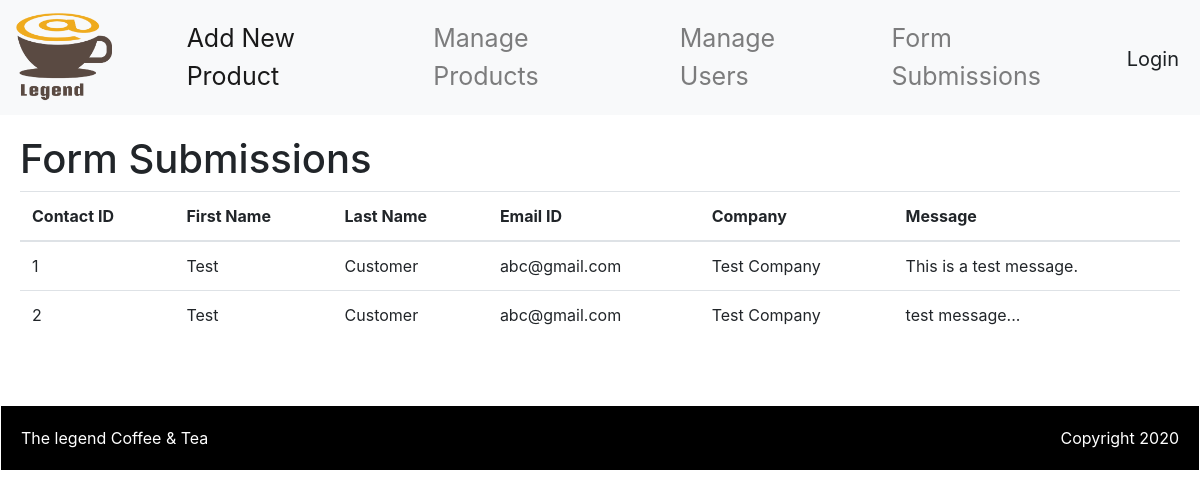
/admin/form-submissions, run on an earlier commit of the app's database.
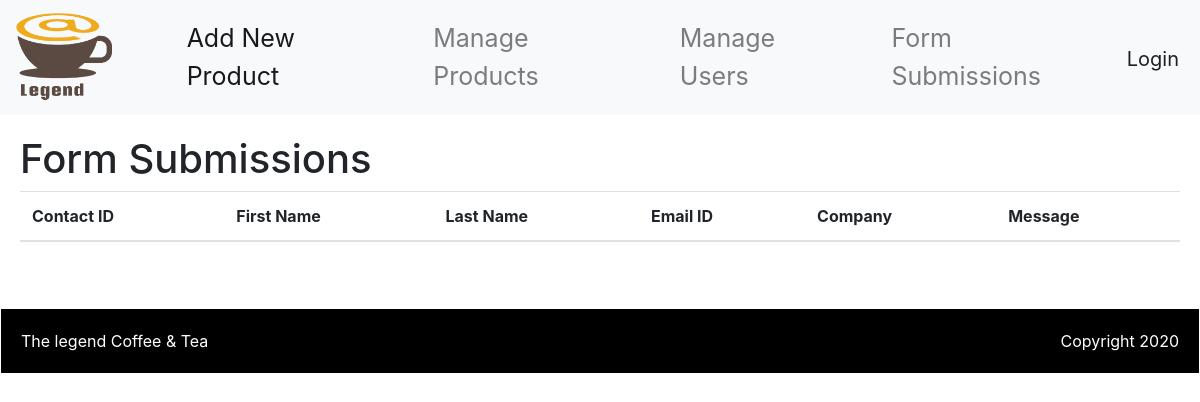
And on a later commit of the database.
### tables this page shows
CREATE TABLE `contactus` (
  `contactID` int(11) NOT NULL,
  `sendDate` datetime NOT NULL DEFAULT CURRENT_TIMESTAMP,
  `message` varchar(1000) NOT NULL
);

CREATE TABLE `personalcustomer` (
  `perCusID` int(11) NOT NULL,
  `firstName` varchar(100) NOT NULL,
  `lastName` varchar(100) NOT NULL,
  `dateOfBirth` date DEFAULT NULL,
  `shippingAddID` int(11) DEFAULT NULL,
  `billingAddID` int(11) DEFAULT NULL,
  `phone` varchar(20) DEFAULT NULL,
  `email` varchar(100) NOT NULL,
  `company` varchar(100) DEFAULT NULL,
  `addedDate` datetime NOT NULL DEFAULT CURRENT_TIMESTAMP
);

### admin/core/controller.php (called while the page is built, shortened)
<?php
class Controller {
    public function view($view, $data = []){
        require_once 'views/header.php';
        require_once 'views/' . $view . '.php';
        require_once 'views/footer.php';
    }
}

### admin/controllers/form-submissions.php (called while the page is built, shortened)
<?php
class FormSubmissionsAdminController extends Controller
{
    public function index()
    {
        $listContact = Customer::getFormSubmissions();
        return $this->view('form-submissions', ['listContact' => $listContact]);
    }
}

### admin/core/route.php (called while the page is built, shortened)
<?php
	class Route{
    	protected $method = 'index';
	    public function __construct(){
	    	$req = $this->parseUrl();
            $index = 0;
            if (isset($req[$index])) {
	    		unset($req[$index]);
	    	}
        	$controller = new $controllerName;
	        $this->params = $req ? array_values($req): [];
	        call_user_func_array([$controller,$this->method], $this->params);
	    }
	    public function parseUrl(){
	        if(isset($_GET['req'])){
	            return $req = explode('/',filter_var(rtrim($_GET['req'],'/'),FILTER_SANITIZE_URL));
	        }
	    }
	}
?>

### admin/index.php (called while the page is built, shortened)
<?php
require_once 'core/route.php';
require_once 'core/controller.php';
$route = new route();
?>

### admin/models/customer.php (called while the page is built)
<?php
class Customer
{
    public static function getFormSubmissions()
    {
        $list = [];
        $db = Database::getInstance();
        $req = $db->query('SELECT * FROM contactus C
                                    left join personalcustomer P on C.contactID = P.perCusID');
        foreach ($req->fetchAll() as $rc) {
            $list[] = $rc;
        }
        return $list;
    }
}

### admin/views/form-submissions.php (the view)
<h1>Form Submissions</h1>
<table class="table">
    <thead>
    <tr>
        <th scope="col">Contact ID</th>
        <th scope="col">First Name</th>
        <th scope="col">Last Name</th>
        <th scope="col">Email ID</th>
        <th scope="col">Company</th>
        <th scope="col">Message</th>
    </tr>
    </thead>
    <tbody>
    <?php
    foreach ($data['listContact'] as $item) {
        echo '<tr>
                    <td>' . $item['contactID'] . '</td>
                    <td>' . $item['firstName'] . '</td>
                    <td>' . $item['lastName'] . '</td>
                    <td>' . $item['email'] . '</td>
                    <td>' . $item['company'] . '</td>
                    <td>' . $item['message'] . '</td>
                   </tr>';
    } ?>
    </tbody>
</table>

### admin/views/header.php (shortened to what this page needs)
<!DOCTYPE html>
<html>
<head>
	<link rel="stylesheet" href="<?php echo dirname($_SERVER['PHP_SELF']) ?>/../public/bootstrap/css/bootstrap.min.css">
	<link rel="stylesheet" type="text/css" href="<?php echo dirname($_SERVER['PHP_SELF']) ?>/public/css/admin-style.css">
</head>
<body>
	<div class="header">
		<div class="menu">
			<nav class="navbar navbar-expand-lg navbar-light bg-light">
			  <a class="navbar-brand" href="<?php echo dirname($_SERVER['PHP_SELF']) ?>"><img src="<?php echo dirname($_SERVER['PHP_SELF']) ?>/public/images/legend-coffee-logo.png" class="img-fluid navbar-img" /></a>
			  <div class="collapse navbar-collapse" id="navbarNavDropdown">
                  <ul class="navbar-nav">
                      <li class="nav-item active">
                          <a class="nav-link" href="<?php echo dirname($_SERVER['PHP_SELF']) ?>">Add New Product </a>
                      </li>
                      <li class="nav-item">
                          <a class="nav-link" href="<?php echo dirname($_SERVER['PHP_SELF']) ?>/manage-products">Manage
                              Products</a>
                      </li>
                      <li class="nav-item">
                          <a class="nav-link" href="<?php echo dirname($_SERVER['PHP_SELF']) ?>/manage-users">Manage
                              Users</a>
                      </li>
                      <li class="nav-item">
                          <a class="nav-link" href="<?php echo dirname($_SERVER['PHP_SELF']) ?>/form-submissions">Form
                              Submissions</a>
                      </li>
                  </ul>
              </div>
                <div>
                    <ul class="navbar-nav loginbar">
                        <li><a class="login-link" href="">Login</a></li>
                    </ul>
                </div>
            </nav>
        </div>
    </div>
	<div class="content">

### admin/views/footer.php (shortened to what this page needs)
</div>
<div class="content footer d-flex justify-content-between">
	<div>The legend Coffee & Tea </div>
	<div>Copyright 2020</div>
</div>
</body>
</html>

### admin/public/css/admin-style.css (style rules this page uses)
.menu { width: 100%; }
.navbar-nav { font-size: 25px; }
.navbar-brand { margin-right: 50px; }
.navbar-expand-lg .navbar-nav .nav-link { padding-left: 25px; padding-right: 25px; }
.navbar-img { width: 100px; }
.loginbar .login-link { padding-left: 5px; padding-right: 5px; color: #1d2124; text-decoration: none; font-size: 20px; }
.content { padding: 20px 20px; }
.footer { margin-top: 30px; border: 1px solid; color: #ffffff; background-color: #000000; }

What changed in the data, as far as the page shows it:
removed contactus: contactID "1", contactID.firstName "Test", contactID.lastName "Customer", contactID.email "abc@gmail.com", contactID.company "Test Company", message "This is a test message."
removed contactus: contactID "2", contactID.firstName "Test", contactID.lastName "Customer", contactID.email "abc@gmail.com", contactID.company "Test Company", message "test message..."
